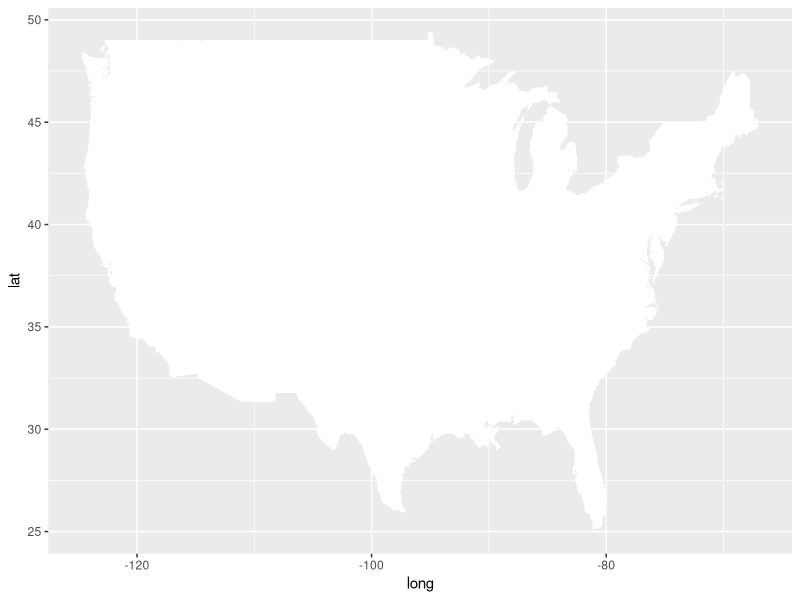
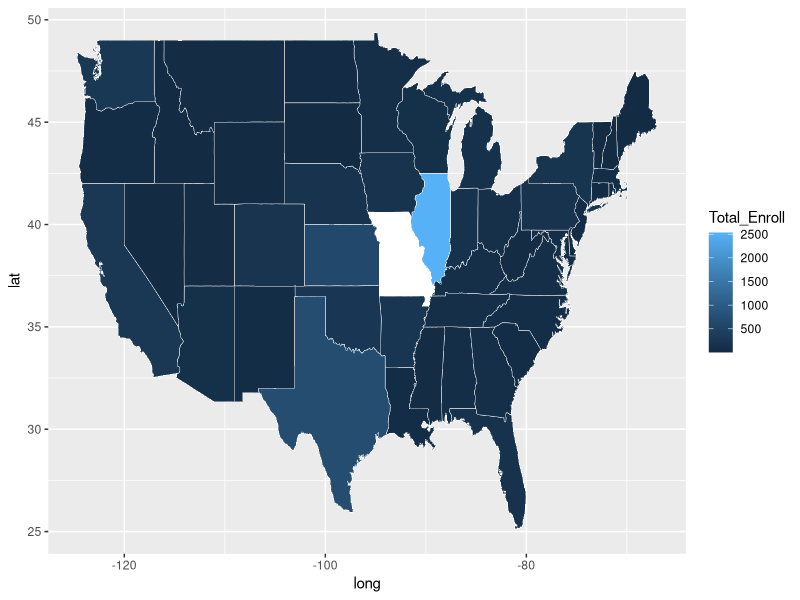
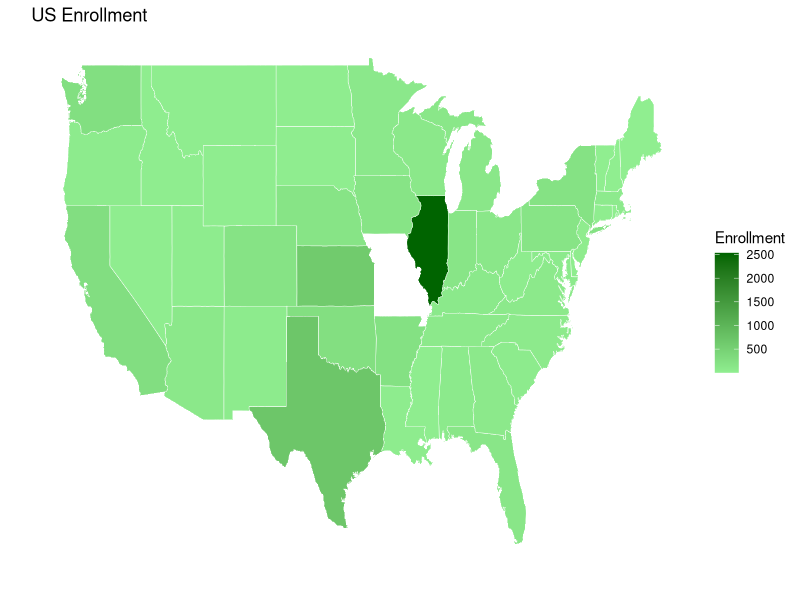

Recreate these plots in R, in order.
## ---- chunk 1
knitr::opts_chunk$set(echo = TRUE)
rm(list=ls())
library(dplyr)
library(tidyr)
library(ggplot2)
## ---- chunk 2
df <- read.csv("mst_enrollment2015.csv")
## ---- chunk 3
unique_countries <- unique(df$Country)
length(unique_countries)
# There are 89 unique countries
## ---- chunk 4
df <- df[-1]
df <- df %>% filter(Country == "United States")
## ---- chunk 5
df <- df %>% gather(Year, Enroll ,c(X2011,X2012,X2013,X2014,X2015))
df
## ---- chunk 6
df <- df %>% group_by(State) %>% summarise(Total_Enroll = sum(Enroll))

df
## ---- chunk 7
df <- df %>% filter(State != "Missouri")
## ---- chunk 8
df <- arrange(df,-Total_Enroll)
head(df)
## ---- chunk 9
us_states <- map_data("state")
str(us_states)
map_state <- unique(us_states$region)
df$Region <- tolower(df$State)
setdiff(df$Region,map_state)
## ---- chunk 10
gg <- ggplot()
gg <- gg + geom_map(data = us_states, map = us_states,
                    aes(x = long, y = lat, map_id = region),
                    fill="#ffffff", color="#ffffff", size=0.15)

gg


gg <- gg + geom_map(data=df, map = us_states,
                    aes(fill=Total_Enroll, map_id=Region),
                    color="#ffffff", size=0.15)
gg

## ---- chunk 11
gg <- gg + scale_fill_continuous(low = "lightgreen", high= "darkgreen",
                                 guide="colorbar")
gg <- gg + labs(fill = "Enrollment",
                title = "US Enrollment",
                x = "", y="")

gg <- gg + theme(panel.border = element_blank())
gg <- gg + theme(panel.background = element_blank())
gg <- gg + theme(axis.ticks = element_blank())
gg <- gg + theme(axis.text = element_blank())

gg
## ---- chunk 12

